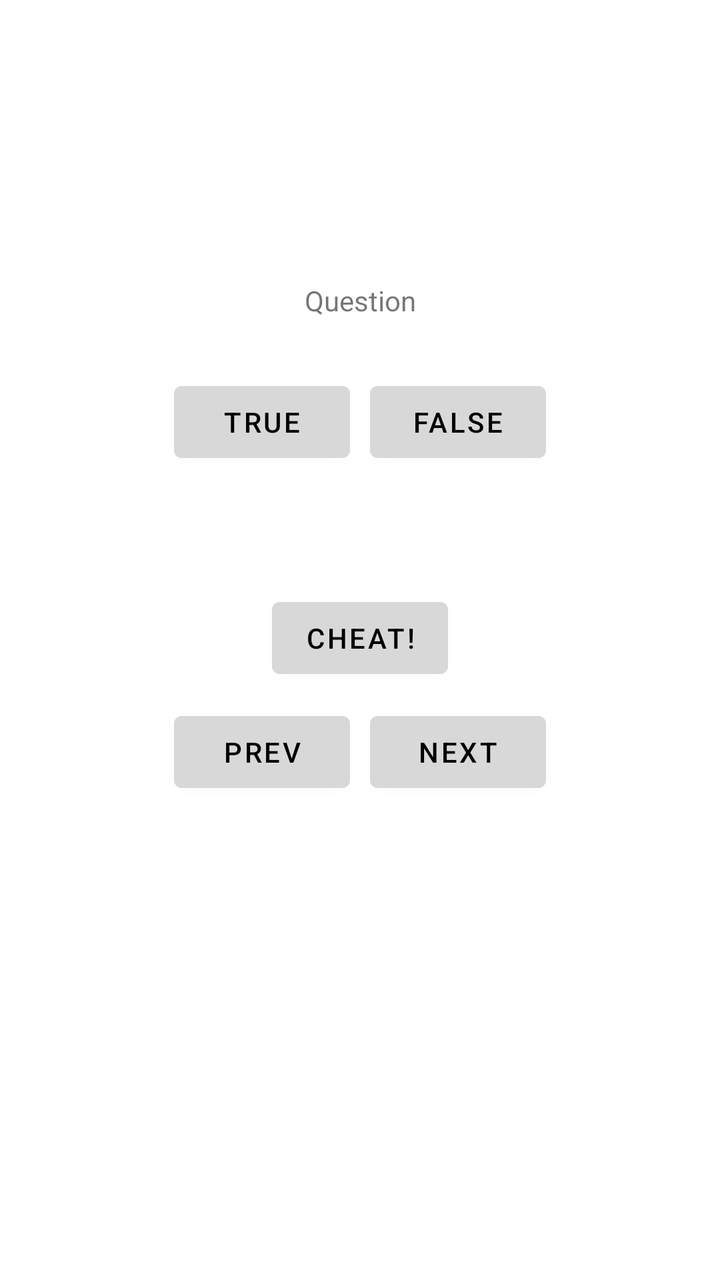
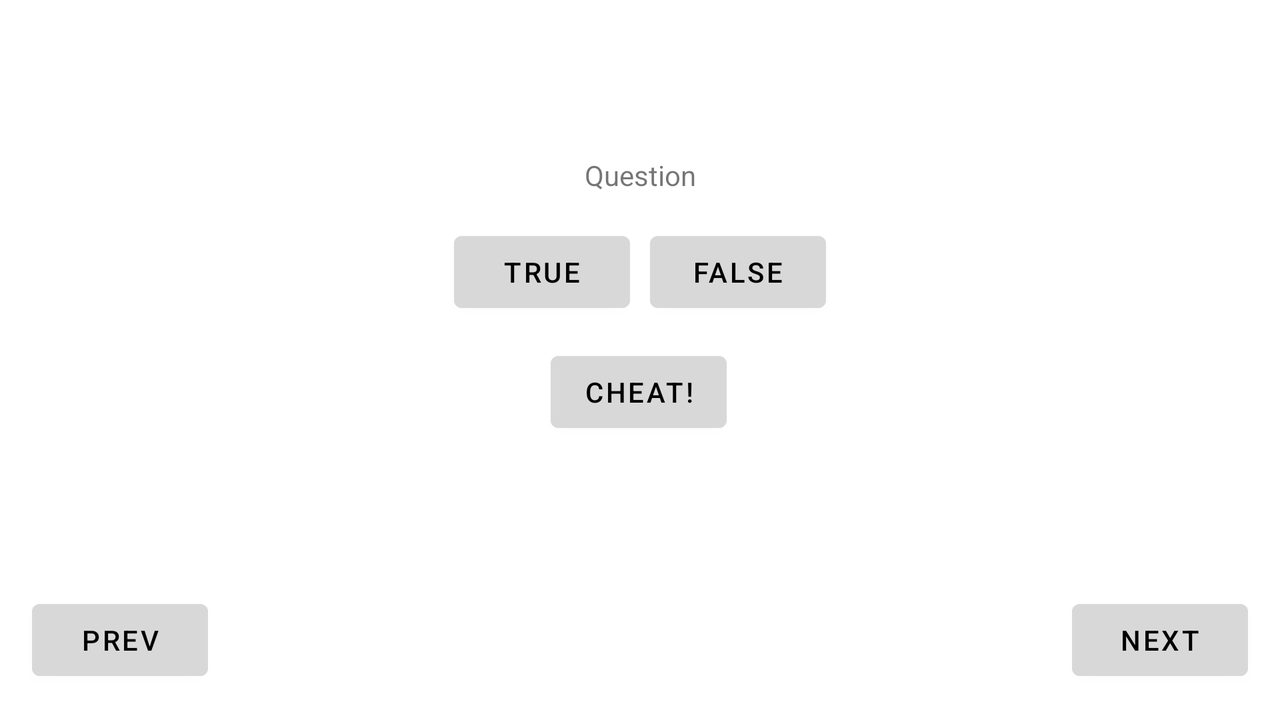

An Android layout and its configuration variant, each rendered on a device that would load it. The default file and the variant file are quoted in full after the pictures.
<!-- AndroidManifest.xml: application theme Theme.HW9_Maktab67_part2 -->
<!-- res/layout/activity_main.xml -->
<?xml version="1.0" encoding="utf-8"?>
<androidx.constraintlayout.widget.ConstraintLayout xmlns:android="http://schemas.android.com/apk/res/android"
    xmlns:app="http://schemas.android.com/apk/res-auto"
    xmlns:tools="http://schemas.android.com/tools"
    android:layout_width="match_parent"
    android:layout_height="match_parent"
    tools:context=".MainActivity">

    <TextView
        android:id="@+id/tv"
        android:layout_width="wrap_content"
        android:layout_height="wrap_content"
        app:layout_constraintBottom_toTopOf="@+id/answerTrue"
        app:layout_constraintLeft_toLeftOf="parent"
        app:layout_constraintRight_toRightOf="parent"
        app:layout_constraintTop_toTopOf="parent"
        app:layout_constraintVertical_bias="0.837"
        tools:text="Question" />

    <com.google.android.material.button.MaterialButton
        android:id="@+id/answerTrue"
        android:layout_width="wrap_content"
        android:layout_height="wrap_content"
        android:layout_marginBottom="60dp"
        android:backgroundTint="@color/normal"
        android:text="@string/answerTrue"
        app:layout_constraintBottom_toTopOf="@+id/cheat"
        app:layout_constraintEnd_toStartOf="@+id/answerFalse"
        app:layout_constraintHorizontal_chainStyle="packed"
        app:layout_constraintStart_toStartOf="parent" />

    <com.google.android.material.button.MaterialButton
        android:id="@+id/answerFalse"
        android:layout_width="wrap_content"
        android:layout_height="wrap_content"
        android:layout_marginStart="10dp"
        android:backgroundTint="@color/normal"
        android:text="@string/answerFalse"
        app:layout_constraintBottom_toBottomOf="@+id/answerTrue"
        app:layout_constraintEnd_toEndOf="parent"
        app:layout_constraintStart_toEndOf="@+id/answerTrue" />

    <com.google.android.material.button.MaterialButton
        android:id="@+id/next"
        android:layout_width="wrap_content"
        android:layout_height="wrap_content"
        android:layout_marginStart="10dp"
        android:backgroundTint="@color/normal"
        android:text="@string/next"
        app:icon="@drawable/ic_next"
        app:iconGravity="end"
        app:layout_constraintBottom_toBottomOf="@+id/prev"
        app:layout_constraintEnd_toEndOf="parent"
        app:layout_constraintStart_toEndOf="@+id/prev" />


    <com.google.android.material.button.MaterialButton
        android:id="@+id/prev"
        android:layout_width="wrap_content"
        android:layout_height="wrap_content"
        android:layout_marginBottom="240dp"
        android:backgroundTint="@color/normal"
        android:text="@string/prev"
        app:icon="@drawable/ic_prev"
        app:layout_constraintBottom_toBottomOf="parent"
        app:layout_constraintEnd_toStartOf="@+id/next"
        app:layout_constraintHorizontal_chainStyle="packed"
        app:layout_constraintStart_toStartOf="parent" />

    <com.google.android.material.button.MaterialButton
        android:id="@+id/cheat"
        android:layout_width="wrap_content"
        android:layout_height="wrap_content"
        android:layout_marginBottom="9dp"
        android:backgroundTint="@color/normal"
        android:text="@string/cheat"
        app:layout_constraintBottom_toTopOf="@+id/next"
        app:layout_constraintEnd_toEndOf="parent"
        app:layout_constraintStart_toStartOf="parent" />

</androidx.constraintlayout.widget.ConstraintLayout>
<!-- resources referenced by this layout -->
<resources>
  <color name="normal">#d8d8d8</color>
  <string name="answerFalse">FALSE</string>
  <string name="answerTrue">TRUE</string>
  <string name="cheat">CHEAT!</string>
  <string name="next">NEXT</string>
  <string name="prev">PREV</string>
  <style name="Theme.HW9_Maktab67_part2" parent="Theme.MaterialComponents.DayNight.DarkActionBar">
          
          <item name="colorPrimary">@color/purple_500</item>
          <item name="colorPrimaryVariant">@color/purple_700</item>
          <item name="colorOnPrimary">@color/white</item>
          
          <item name="colorSecondary">@color/teal_200</item>
          <item name="colorSecondaryVariant">@color/teal_700</item>
          <item name="colorOnSecondary">@color/black</item>
          
          <item name="android:statusBarColor" tools:targetApi="l">?attr/colorPrimaryVariant</item>
          
      </style>
  <color name="purple_500">#008677</color>
  <color name="purple_700">#005649</color>
  <color name="white">#000000</color>
  <color name="teal_200">#FF03DAC5</color>
  <color name="teal_700">#FF018786</color>
  <color name="black">#FF000000</color>
</resources>
<!-- res/layout-land/activity_main.xml (the repository's variant of the layout above) -->
<!-- drawn on the phone turned sideways -->
<?xml version="1.0" encoding="utf-8"?>
<androidx.constraintlayout.widget.ConstraintLayout xmlns:android="http://schemas.android.com/apk/res/android"
    xmlns:app="http://schemas.android.com/apk/res-auto"
    xmlns:tools="http://schemas.android.com/tools"
    android:layout_width="match_parent"
    android:layout_height="match_parent"
    tools:context=".MainActivity">

    <TextView
        android:id="@+id/tv"
        android:layout_width="wrap_content"
        android:layout_height="wrap_content"
        app:layout_constraintBottom_toTopOf="@+id/answerTrue"
        app:layout_constraintLeft_toLeftOf="parent"
        app:layout_constraintRight_toRightOf="parent"
        app:layout_constraintTop_toTopOf="parent"
        app:layout_constraintVertical_bias="0.837"
        tools:text="Question" />

    <com.google.android.material.button.MaterialButton
        android:id="@+id/answerTrue"
        android:layout_width="wrap_content"
        android:layout_height="wrap_content"
        android:layout_marginBottom="12dp"
        android:backgroundTint="@color/normal"
        android:text="@string/answerTrue"
        app:layout_constraintBottom_toTopOf="@+id/cheat"
        app:layout_constraintEnd_toStartOf="@+id/answerFalse"
        app:layout_constraintHorizontal_bias="0.5"
        app:layout_constraintHorizontal_chainStyle="packed"
        app:layout_constraintStart_toStartOf="parent" />

    <com.google.android.material.button.MaterialButton
        android:id="@+id/answerFalse"
        android:layout_width="wrap_content"
        android:layout_height="wrap_content"
        android:layout_marginStart="10dp"
        android:backgroundTint="@color/normal"
        android:text="@string/answerFalse"
        app:layout_constraintBottom_toBottomOf="@+id/answerTrue"
        app:layout_constraintEnd_toEndOf="parent"
        app:layout_constraintStart_toEndOf="@+id/answerTrue" />

    <com.google.android.material.button.MaterialButton
        android:id="@+id/next"
        android:layout_width="wrap_content"
        android:layout_height="wrap_content"
        android:layout_marginEnd="16dp"
        android:layout_marginBottom="16dp"
        android:backgroundTint="@color/normal"
        android:text="@string/next"
        app:icon="@drawable/ic_next"
        app:iconGravity="end"
        app:layout_constraintBottom_toBottomOf="parent"
        app:layout_constraintEnd_toEndOf="parent" />

    <com.google.android.material.button.MaterialButton
        android:id="@+id/prev"
        android:layout_width="wrap_content"
        android:layout_height="wrap_content"
        android:layout_marginStart="16dp"
        android:layout_marginBottom="16dp"
        android:backgroundTint="@color/normal"
        android:text="@string/prev"
        app:icon="@drawable/ic_prev"
        app:layout_constraintBottom_toBottomOf="parent"
        app:layout_constraintStart_toStartOf="parent" />

    <com.google.android.material.button.MaterialButton
        android:id="@+id/cheat"
        android:layout_width="wrap_content"
        android:layout_height="wrap_content"
        android:layout_marginBottom="140dp"
        android:backgroundTint="@color/normal"
        android:text="@string/cheat"
        app:layout_constraintBottom_toBottomOf="parent"
        app:layout_constraintEnd_toEndOf="parent"
        app:layout_constraintHorizontal_bias="0.499"
        app:layout_constraintStart_toStartOf="parent" />

</androidx.constraintlayout.widget.ConstraintLayout>
